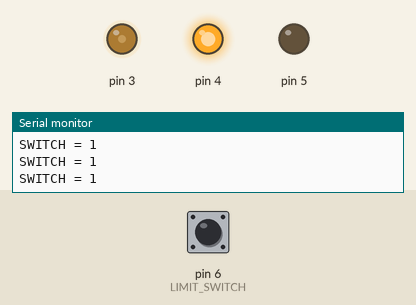
The program below on a simulated Arduino Nano, built with avr-gcc and run on an emulated ATmega328P. Shown: output pins drawn as LEDs (lit = HIGH), the last lines printed to the serial monitor. The test bench sets the inputs (shaded band); at power-on: pin 6 (LIMIT_SWITCH) HIGH.

Above: at 1.2 s.
1.3 s: pin 6 (LIMIT_SWITCH) pulled LOW for 1 s
At 2.1 s:
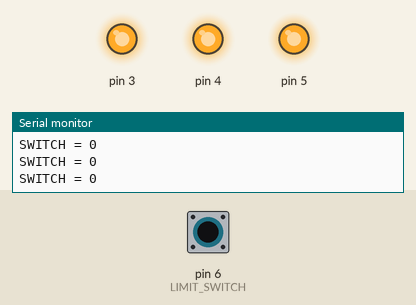
3.8 s: pin 6 (LIMIT_SWITCH) pulled LOW for 0.15 s
At 5.0 s:
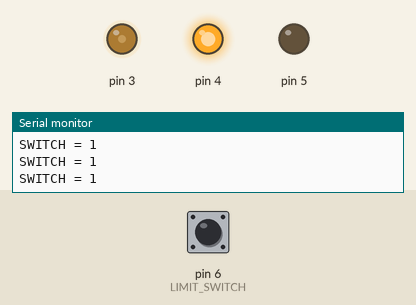
5.5 s: pin 6 (LIMIT_SWITCH) pulled LOW for 3.2 s
At 7.2 s:
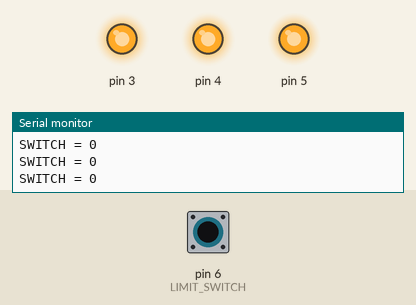
Timing chart, 0 to 10.3 s (numbered marks = the images above; inputs shaded):
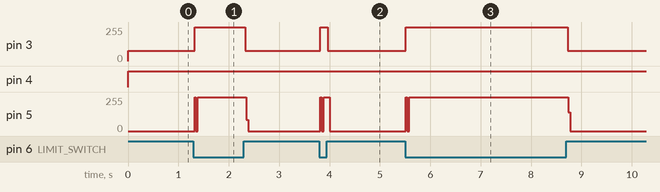

The program:

main.cpp
```cpp
#include <Arduino.h>
#include "l293d_driver.h"

Motor motor1 = {4,5,3};
#define LIMIT_SWITCH 6

byte LIMIT_SWITCH_STATE ;

void setup() {
  Serial.begin(9600);
  Serial.println("Starting .......");
  setup_motor(&motor1);
  pinMode(LIMIT_SWITCH,INPUT_PULLUP);
}

void loop() {
  LIMIT_SWITCH_STATE = digitalRead(LIMIT_SWITCH);
  Serial.print("SWITCH = ");
  Serial.println(LIMIT_SWITCH_STATE);

  cc_motor(&motor1,30);

  if (!LIMIT_SWITCH_STATE){
    brake_motor(&motor1);
  }
}
```

l293d_driver.h
```cpp
/**
 * @file l293d_driver.h
 * @brief Simple driver for controlling DC motors using L293D.
 */

#ifndef L293D_DRIVER_H
#define L293D_DRIVER_H

#include <Arduino.h>

/**
 * @brief Structure representing a motor connected to L293D.
 */
typedef struct{
    int INP1;      ///< Input pin 1
    int INP2;      ///< Input pin 2
    int ENABLE12;  ///< Enable (PWM) pin
} Motor;

#ifdef __cplusplus
extern "C" {
#endif

/**
 * @brief Initialize motor pins and set safe default state (stopped).
 * @param motor Pointer to Motor structure
 */
void setup_motor(Motor *motor);

/**
 * @brief Rotate motor clockwise.
 * @param motor Pointer to Motor structure
 * @param speed Speed percentage (0–100)
 */
void cc_motor(Motor *motor, float speed);

/**
 * @brief Rotate motor counter-clockwise.
 * @param motor Pointer to Motor structure
 * @param speed Speed percentage (0–100)
 */
void ccw_motor(Motor *motor, float speed);

/**
 * @brief Stop motor (coast).
 * @param motor Pointer to Motor structure
 */
void stop_motor(Motor *motor);

/**
 * @brief Actively brake the motor.
 * @param motor Pointer to Motor structure
 */
void brake_motor(Motor *motor);

#ifdef __cplusplus
}
#endif

#endif
```

l293d_driver.c
```cpp
#include "l293d_driver.h"

static inline int map_speed(float speed){
    if (speed < 0) speed =0;
    else if(speed > 100) speed=100;
    return (int)(speed*255.0/100.0);
}

void setup_motor(Motor *motor){
    if(!motor) return;
    pinMode(motor->INP1,OUTPUT);
    pinMode(motor->INP2,OUTPUT);
    pinMode(motor->ENABLE12,OUTPUT);

    digitalWrite(motor->INP1,0);
    digitalWrite(motor->INP2,0);
    analogWrite(motor->ENABLE12,0);

}

void cc_motor(Motor *motor,float speed){
    if(!motor) return;
    digitalWrite(motor->INP1,1);
    digitalWrite(motor->INP2,0);
    analogWrite(motor->ENABLE12,map_speed(speed));
}

void ccw_motor(Motor *motor,float speed){
    if(!motor) return;
    digitalWrite(motor->INP1,0);
    digitalWrite(motor->INP2,1);
    analogWrite(motor->ENABLE12,map_speed(speed));
}

void stop_motor(Motor *motor){
    if(!motor) return;
    analogWrite(motor->ENABLE12,0);
}

void brake_motor(Motor *motor){
    if(!motor) return;
    digitalWrite(motor->INP1,1);
    digitalWrite(motor->INP2,1);
    analogWrite(motor->ENABLE12,255);
}
```

Measured:
- after the input at 1.3 s, pin 3: 76/255 → 255/255 at once, → 76/255 1.0 s later; pin 5: 0/255 → 254/255 at once, → 0/255 1.0 s later
- after the input at 3.8 s, pin 3: 76/255 → 255/255 at once, → 76/255 0.15 s later; pin 5: 0/255 → 254/255 at once, → 0/255 0.18 s later
- after the input at 5.5 s, pin 3: 76/255 → 255/255 at once, → 76/255 3.2 s later; pin 5: 0/255 → 254/255 at once, → 0/255 3.2 s later
